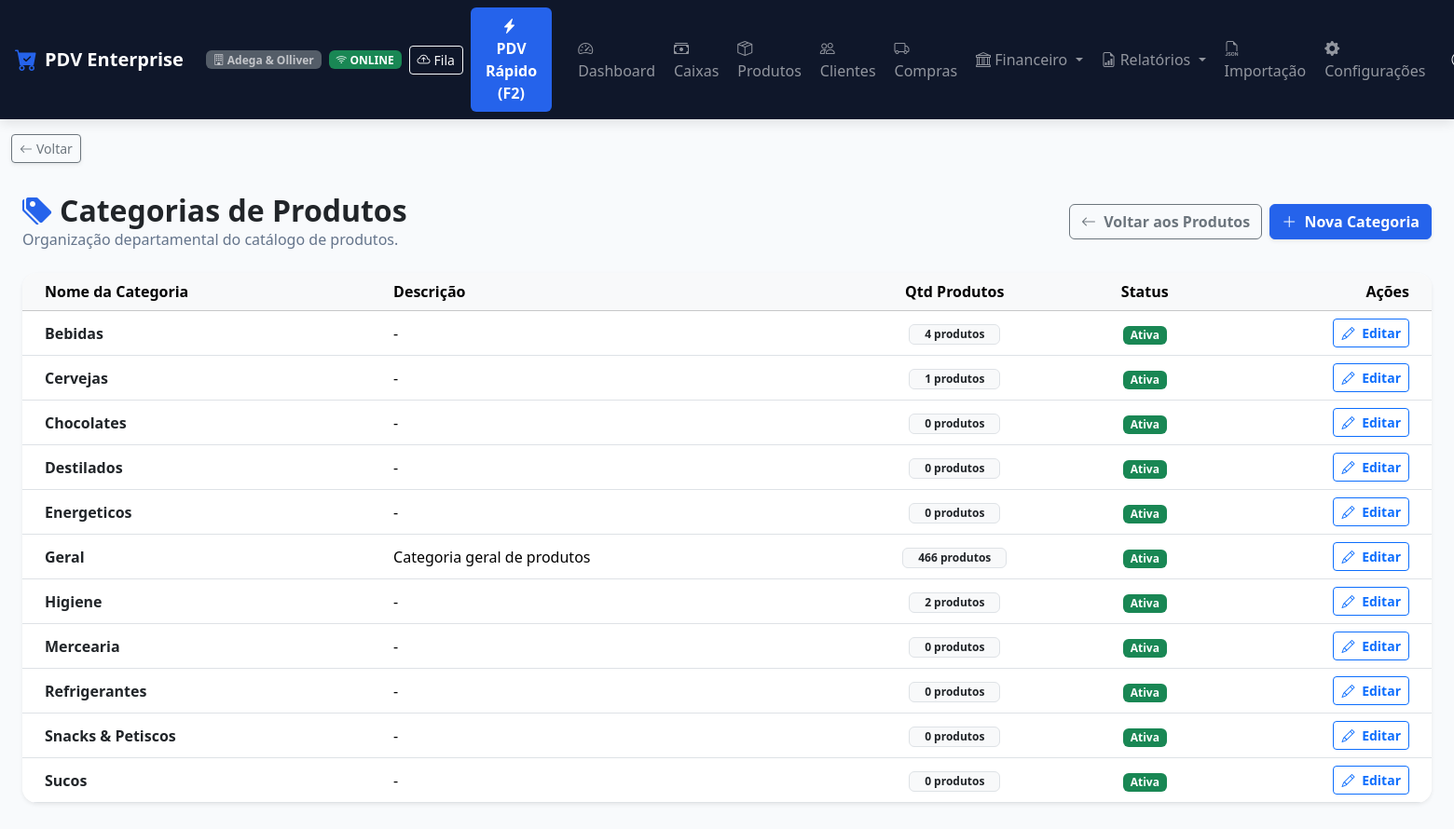
The page /produtos/categorias/ (signed in) on the database its author committed.
### apps/usuarios/models.py (models this page shows, shortened)
class Usuario(AbstractUser):
    CARGO_CHOICES = [
        ('ADMIN', 'Administrador'),
        ('GERENTE', 'Gerente'),
        ('OPERADOR', 'Operador de Caixa'),
        ('ESTOQUISTA', 'Estoquista'),
        ('FINANCEIRO', 'Financeiro'),
    ]
    empresa = models.ForeignKey(
        'empresas.Empresa',
        on_delete=models.CASCADE,
        related_name='usuarios',
        verbose_name='Empresa',
        null=True,
        blank=True
    )
    cargo = models.CharField('Cargo', max_length=20, choices=CARGO_CHOICES, default='OPERADOR')
    pin_caixa = models.CharField('PIN de Caixa (4 a 6 dígitos)', max_length=10, blank=True)
    telefone = models.CharField('Telefone', max_length=20, blank=True)
    limite_desconto_pct = models.DecimalField(
        'Limite de Desconto (%)', max_digits=5, decimal_places=2, default=0.00,
        help_text='Percentual máximo de desconto que este usuário pode aplicar (0 = sem limite definido).'
    )
    class Meta:
        verbose_name = 'Usuário'
        verbose_name_plural = 'Usuários'
    @property
    def is_admin(self):
        return self.cargo == 'ADMIN' or self.is_superuser
    @property
    def is_administrador(self):
        return self.is_admin
    @property
    def pode_visualizar_auditoria(self):
        return self.cargo in ('ADMIN', 'GERENTE') or self.is_superuser

### apps/empresas/models.py (models this page shows, shortened)
class Empresa(models.Model):
    razao_social = models.CharField('Razão Social', max_length=200, blank=True, default='')
    nome_fantasia = models.CharField('Nome Fantasia', max_length=200, blank=True, default='')
    cnpj = models.CharField('CNPJ', max_length=20, unique=True)
    inscricao_estadual = models.CharField('Inscrição Estadual', max_length=50, blank=True)
    telefone = models.CharField('Telefone', max_length=20, blank=True)
    whatsapp = models.CharField('WhatsApp', max_length=20, blank=True)
    email = models.EmailField('E-mail', blank=True)
    endereco = models.CharField('Endereço Completo', max_length=255, blank=True)
    cidade = models.CharField('Cidade', max_length=100, blank=True)
    estado = models.CharField('Estado (UF)', max_length=2, blank=True)
    logo = models.ImageField('Logo da Empresa', upload_to='logos/', null=True, blank=True)
    cor_fundo_cabecalho = models.CharField('Cor Fundo Cabeçalho', max_length=20, default='#dc2626')
    cor_texto_cabecalho = models.CharField('Cor Texto Cabeçalho', max_length=20, default='#ffffff')
    cor_destaque = models.CharField('Cor de Destaque', max_length=20, default='#16a34a')
    cor_fundo_geral = models.CharField('Cor Fundo Geral', max_length=20, default='#f8fafc')
    cor_fundo_paineis = models.CharField('Cor Fundo Painéis', max_length=20, default='#ffffff')
    ativo = models.BooleanField('Ativo', default=True)
    created_at = models.DateTimeField('Criado em', auto_now_add=True)
    updated_at = models.DateTimeField('Atualizado em', auto_now=True)
    class Meta:
        verbose_name = 'Empresa'
        verbose_name_plural = 'Empresas'

### apps/produtos/models.py (models this page shows, shortened)
class Categoria(TenantModelMixin):
    nome = models.CharField('Nome da Categoria', max_length=100)
    descricao = models.TextField('Descrição', blank=True)
    ativo = models.BooleanField('Ativo', default=True)
    class Meta:
        verbose_name = 'Categoria'
        verbose_name_plural = 'Categorias'
        unique_together = ['empresa', 'nome']

### apps/produtos/views.py (the view)
# urls.py: path('categorias/', categorias_list, name='categorias_list'),
@login_required
def categorias_list(request):
    empresa = request.tenant or request.user.empresa
    categorias = Categoria.objects.filter(empresa=empresa).order_by('nome')
    return render(request, 'produtos/categorias_list.html', {'categorias': categorias})

### apps/core/models.py (called while the page is built)
def get_current_tenant():
    return getattr(_thread_locals, 'tenant', None)

def set_current_tenant(tenant):
    _thread_locals.tenant = tenant

def clear_current_tenant():
    if hasattr(_thread_locals, 'tenant'):
        del _thread_locals.tenant

    def get_queryset(self):
        qs = TenantQuerySet(self.model, using=self._db)
        tenant = get_current_tenant()
        if tenant:
            return qs.filter(empresa=tenant)
        return qs

### apps/empresas/context_processors.py (called while the page is built, shortened)
def configuracao_visual_context(request):
    empresa = getattr(request, 'tenant', None)
    if not empresa and hasattr(request, 'user') and request.user.is_authenticated:
        empresa = getattr(request.user, 'empresa', None)
    if empresa:
        config = getattr(empresa, 'configuracao_visual', None)
        if not config:
            config = empresa.get_configuracao_visual()
        return {
            'config_visual': config,
            'css_variables': config.to_css_variables()
        }

### templates/produtos/categorias_list.html (shortened to what this page needs)
{% extends 'base.html' %}
{% block content %}
<div class="container-fluid py-3">
    <div class="d-flex justify-content-between align-items-center mb-4 flex-wrap gap-2">
        <div>
            <h2 class="fw-bold text-dark mb-0"><i class="bi bi-tags-fill text-primary me-2"></i>Categorias de Produtos</h2>
            <p class="text-muted mb-0">Organização departamental do catálogo de produtos.</p>
        </div>
        <div class="d-flex gap-2">
            <a href="{% url 'produtos_list' %}" class="btn btn-outline-secondary fw-bold">
                <i class="bi bi-arrow-left me-1"></i> Voltar aos Produtos
            </a>
            <a href="{% url 'categoria_nova' %}" class="btn btn-primary fw-bold shadow-sm">
                <i class="bi bi-plus-lg me-1"></i> Nova Categoria
            </a>
        </div>
    </div>
    <div class="card card-custom p-0 border-0 shadow-sm rounded-4 overflow-hidden mb-4">
        <div class="table-responsive">
            <table class="table table-hover align-middle mb-0">
                <thead class="table-light">
                    <tr>
                        <th class="ps-4">Nome da Categoria</th>
                        <th>Descrição</th>
                        <th class="text-center">Qtd Produtos</th>
                        <th class="text-center">Status</th>
                        <th class="text-end pe-4">Ações</th>
                    </tr>
                </thead>
                <tbody>
                    {% for cat in categorias %}
                    <tr>
                        <td class="ps-4">
                            <strong class="text-dark fs-6">{{ cat.nome }}</strong>
                        </td>
                        <td>{{ cat.descricao|default:"-" }}</td>
                        <td class="text-center"><span class="badge bg-light text-dark border px-3 py-1">{{ cat.produtos.count }} produtos</span></td>
                        <td class="text-center">
                            {% if cat.ativo %}
                                <span class="badge bg-success">Ativa</span>
                            {% else %}
                                <span class="badge bg-secondary">Inativa</span>
                            {% endif %}
                        </td>
                        <td class="text-end pe-4">
                            <a href="{% url 'categoria_editar' cat.id %}" class="btn btn-sm btn-outline-primary fw-bold" title="Editar Categoria">
                                <i class="bi bi-pencil me-1"></i> Editar
                            </a>
                        </td>
                    </tr>
                    {% empty %}
                    <tr>
                        <td colspan="5" class="text-center text-muted py-5">Nenhuma categoria cadastrada.</td>
                    </tr>
                    {% endfor %}
                </tbody>
            </table>
        </div>
    </div>
</div>
{% endblock %}

### templates/components/navbar.html (shortened to what this page needs)
{% if request.resolver_match.url_name == 'pdv_front' %}
<nav class="navbar navbar-expand navbar-dark navbar-custom sticky-top px-3">
    <div class="container-fluid p-0 d-flex justify-content-between align-items-center">
        <div class="d-flex align-items-center gap-2">
            <a class="navbar-brand fw-bold text-white d-flex align-items-center gap-2 mb-0" href="{% url 'dashboard' %}">
                <i class="bi bi-cart-check-fill text-primary fs-4"></i>
                <span>PDV Enterprise</span>
            </a>
            <span class="badge bg-secondary opacity-75 d-none d-md-inline-block">
                <i class="bi bi-building"></i> {{ request.user.empresa.nome_fantasia|default:"Multiempresa" }}
            </span>
            <span id="network-status-badge" class="badge bg-success ms-1">
                <i class="bi bi-wifi"></i> ONLINE
            </span>
            <button class="btn btn-sm btn-outline-light ms-1 d-flex align-items-center gap-1" type="button" onclick="abrirModalFilaOffline()" title="Ver Fila de Vendas Offline">
                <i class="bi bi-cloud-arrow-up"></i> <span class="d-none d-sm-inline">Fila</span>
                <span id="sync-status-badge" class="badge bg-warning text-dark" style="display:none;">0</span>
            </button>
        </div>
        <div class="d-flex align-items-center gap-2">
            <a href="{% url 'dashboard' %}" class="btn btn-outline-light btn-sm fw-bold d-flex align-items-center gap-1" title="Ir para o Dashboard / Tela Inicial">
                <i class="bi bi-house-door-fill text-warning"></i> <span>Início</span>
            </a>
            <a href="{% url 'caixas_list' %}" class="btn btn-warning btn-sm fw-bold d-flex align-items-center gap-1 text-dark" title="Ir para o Módulo de Caixa">
                <i class="bi bi-cash-stack"></i> <span>Caixa</span>
            </a>
            <div class="dropdown ms-2">
                <a class="nav-link dropdown-toggle fw-semibold text-light py-1 px-2 border border-secondary rounded" href="#" data-bs-toggle="dropdown">
                    <i class="bi bi-person-circle me-1"></i> {{ user.get_full_name|default:user.username }}
                </a>
                <ul class="dropdown-menu dropdown-menu-end shadow">
                    <li><span class="dropdown-item-text text-muted small">Cargo: {{ user.get_cargo_display }}</span></li>
                    <li><hr class="dropdown-divider"></li>
                    <li><a class="dropdown-item text-danger" href="{% url 'logout' %}"><i class="bi bi-box-arrow-right me-2"></i>Sair</a></li>
                </ul>
            </div>
        </div>
    </div>
</nav>
{% else %}
<nav class="navbar navbar-expand-lg navbar-dark navbar-custom sticky-top px-3">
    <a class="navbar-brand fw-bold text-white d-flex align-items-center gap-2" href="{% url 'dashboard' %}">
        <i class="bi bi-cart-check-fill text-primary fs-4"></i>
        <span>PDV Enterprise</span>
    </a>
    <span class="badge bg-secondary ms-2 opacity-75 d-none d-md-inline-block">
        <i class="bi bi-building"></i> {{ request.user.empresa.nome_fantasia|default:"Multiempresa" }}
    </span>
    <span id="network-status-badge" class="badge bg-success ms-2">
        <i class="bi bi-wifi"></i> ONLINE
    </span>
    <button class="btn btn-sm btn-outline-light ms-2 d-flex align-items-center gap-1" type="button" onclick="abrirModalFilaOffline()" title="Ver Fila de Vendas Offline">
        <i class="bi bi-cloud-arrow-up"></i> <span class="d-none d-sm-inline">Fila</span>
    </button>
    <div class="collapse navbar-collapse" id="navbarNav">
        <ul class="navbar-nav ms-auto align-items-center gap-1">
            <li class="nav-item">
                <a class="nav-link btn btn-primary text-white fw-bold px-3 ms-2 me-3" href="{% url 'pdv_front' %}">
                    <i class="bi bi-lightning-charge-fill me-1"></i> PDV Rápido (F2)
                </a>
            </li>
            <li class="nav-item">
                <a class="nav-link" href="{% url 'dashboard' %}"><i class="bi bi-speedometer2"></i> Dashboard</a>
            </li>
            <li class="nav-item">
                <a class="nav-link" href="{% url 'caixas_list' %}"><i class="bi bi-cash-stack"></i> Caixas</a>
            </li>
            <li class="nav-item">
                <a class="nav-link" href="{% url 'produtos_list' %}"><i class="bi bi-box-seam"></i> Produtos</a>
            </li>
            <li class="nav-item">
                <a class="nav-link" href="{% url 'clientes_list' %}"><i class="bi bi-people"></i> Clientes</a>
            </li>
            <li class="nav-item">
                <a class="nav-link" href="{% url 'compras_list' %}"><i class="bi bi-truck"></i> Compras</a>
            </li>
            <li class="nav-item dropdown">
                <a class="nav-link dropdown-toggle" href="#" id="finDropdown" role="button" data-bs-toggle="dropdown">
                    <i class="bi bi-bank"></i> Financeiro
                </a>
            </li>
            <li class="nav-item dropdown">
                <a class="nav-link dropdown-toggle" href="#" id="relatDropdown" role="button" data-bs-toggle="dropdown">
                    <i class="bi bi-file-earmark-bar-graph"></i> Relatórios
                </a>
            </li>
            <li class="nav-item">
                <a class="nav-link" href="{% url 'importacao_hub' %}" title="Importação de Dados JSON">
                    <i class="bi bi-filetype-json"></i> <span class="d-lg-none d-xl-inline">Importação</span>
                </a>
            </li>
            <li class="nav-item">
                <a class="nav-link" href="{% url 'configuracoes' %}" title="Configurações do Sistema">
                    <i class="bi bi-gear-fill"></i> <span class="d-lg-none d-xl-inline">Configurações</span>
                </a>
            </li>
            <li class="nav-item dropdown ms-2">
                <a class="nav-link dropdown-toggle fw-semibold text-light" href="#" data-bs-toggle="dropdown">
                    <i class="bi bi-person-circle"></i> {{ user.get_full_name|default:user.username }}
                </a>
            </li>
        </ul>
    </div>
</nav>
{% endif %}

### static/css/custom.css (style rules this page uses)
:root { --primary-color: var(--cor-principal, #2563eb); --secondary-color: var(--cor-secundaria, #475569); --bg-main: var(--cor-fundo, #f8fafc); --card-bg: var(--cor-cards, #ffffff); --border-color: #e2e8f0; }
body { background-color: var(--cor-fundo, var(--bg-main, #f8fafc)) !important; font-family: 'Segoe UI', system-ui, -apple-system, sans-serif; color: var(--cor-texto, #1e293b); }
.navbar-custom { background: var(--cor-menu-sidebar, linear-gradient(135deg, #0f172a 0%, #1e293b 100%)) !important; box-shadow: 0 4px 12px rgba(0,0,0,0.1); }
.card-custom { background-color: var(--cor-cards, var(--card-bg, #ffffff)) !important; border: 1px solid var(--border-color); border-radius: 12px; box-shadow: 0 4px 6px -1px rgba(0, 0, 0, 0.05); transition: transform 0.2s, box-shadow 0.2s; }
.btn-primary, .btn-primary:hover, .btn-primary:active, .btn-primary:focus { background-color: var(--cor-botoes, var(--cor-principal, #2563eb)) !important; border-color: var(--cor-botoes, var(--cor-principal, #2563eb)) !important; }
.text-primary { color: var(--cor-principal, #2563eb) !important; }
.text-muted { color: var(--cor-texto-secundario, #64748b) !important; }
a { color: var(--cor-links, var(--cor-principal, #2563eb)); }

### rows shown on the page
Usuario: user.empresa.nome_fantasia "Adega & Olliver"
Categoria: nome "Bebidas", descricao "-", produtos.count "4", ativo "Ativa"
Categoria: nome "Cervejas", descricao "-", produtos.count "1", ativo "Ativa"
Categoria: nome "Chocolates", descricao "-", produtos.count "0", ativo "Ativa"
Categoria: nome "Destilados", descricao "-", produtos.count "0", ativo "Ativa"
Categoria: nome "Energeticos", descricao "-", produtos.count "0", ativo "Ativa"
Categoria: nome "Geral", descricao "Categoria geral de produtos", produtos.count "466", ativo "Ativa"
Categoria: nome "Higiene", descricao "-", produtos.count "2", ativo "Ativa"
Categoria: nome "Mercearia", descricao "-", produtos.count "0", ativo "Ativa"
Categoria: nome "Refrigerantes", descricao "-", produtos.count "0", ativo "Ativa"
Categoria: nome "Snacks & Petiscos", descricao "-", produtos.count "0", ativo "Ativa"
Categoria: nome "Sucos", descricao "-", produtos.count "0", ativo "Ativa"
